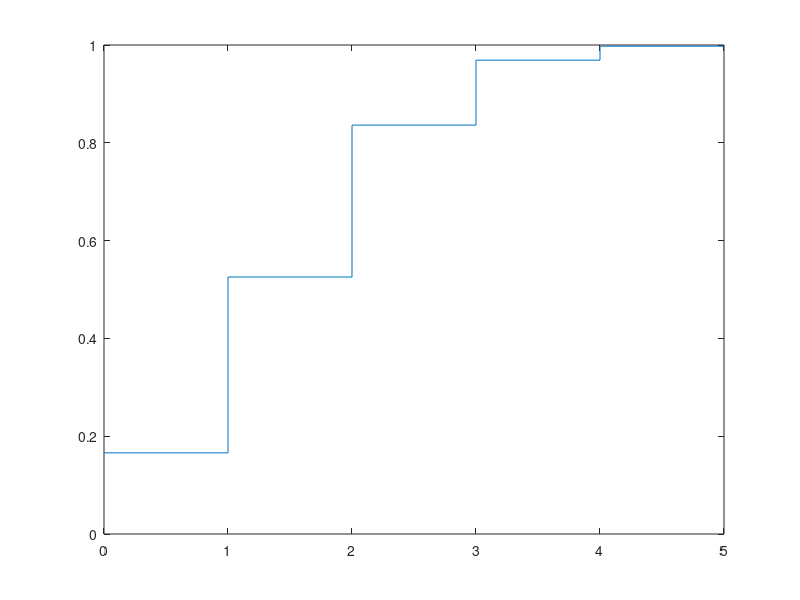

Recreate this plot in MATLAB.
N = 1e5;
n = 5;

exp = rand(n, N) < 0.3;
fmp = zeros(1,n+1);
xi = [0 1 2 3 4 5];
defeitos = sum(exp);
for i = 0:1:5
    fmp(i+1) = sum(defeitos == i)/N;
end
probaiii = sum(defeitos <= 2);
stem(xi, fmp);

Fx = cumsum(fmp);

disp(probaiii)
stairs(xi,Fx);

